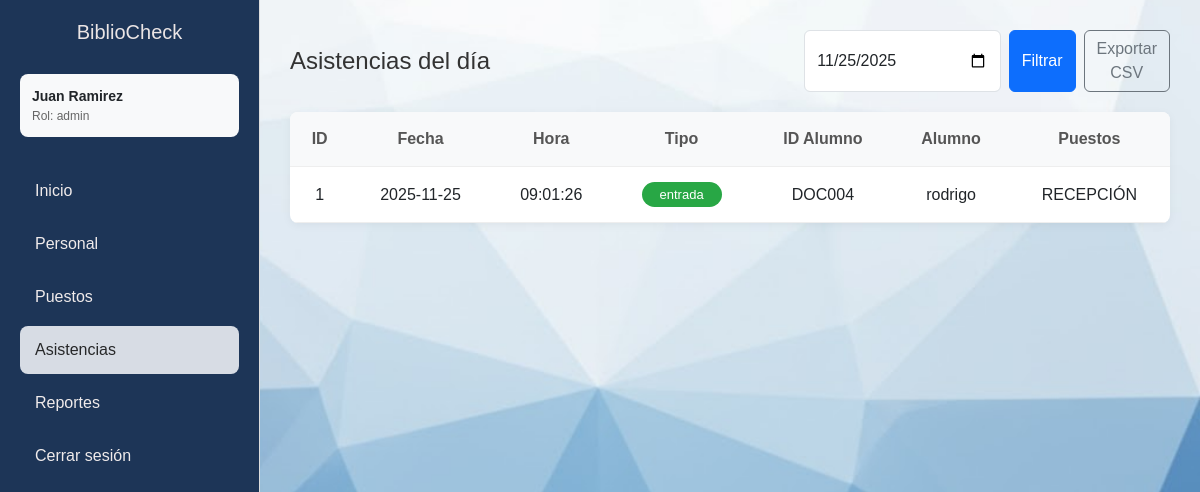
Page /php/asistencia.php?fecha=2025-11-25 (signed in) on the earlier database version.
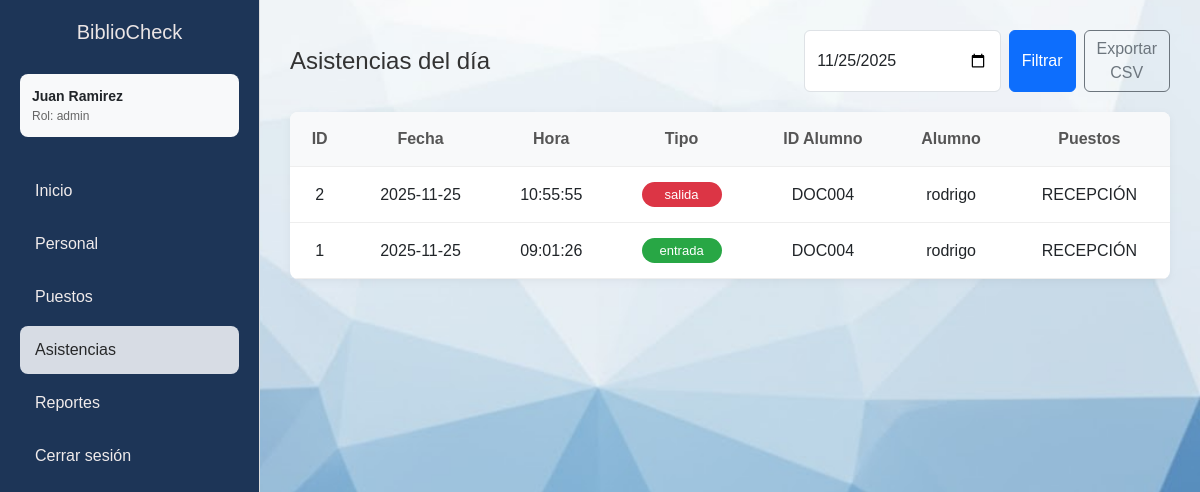
Same page on the later database version.
### tables this page shows
CREATE TABLE `asistencia` (
  `id` int(11) NOT NULL,
  `alumno_id` int(11) DEFAULT NULL,
  `puesto_id` int(11) DEFAULT NULL,
  `fecha` date DEFAULT NULL,
  `hora` time DEFAULT NULL,
  `tipo` enum('entrada','salida') DEFAULT NULL
);

CREATE TABLE `alumnos` (
  `id` int(11) NOT NULL,
  `id_alumno` varchar(20) NOT NULL,
  `nombre` varchar(100) NOT NULL,
  `numero_control` varchar(50) DEFAULT NULL,
  `status` enum('Activo','Inactivo') NOT NULL,
  `contrasena` varchar(255) NOT NULL,
  `telefono` varchar(20) DEFAULT NULL,
  `correo_electronico` varchar(100) DEFAULT NULL,
  `qr_semanal` varchar(255) DEFAULT NULL,
  `qr_ultima_actualizacion` datetime DEFAULT NULL,
  `puesto` varchar(255) NOT NULL DEFAULT '',
  `turno` enum('Matutino','Vespertino','Mixto') DEFAULT 'Matutino',
  `horas_objetivo` int(11) DEFAULT 4,
  `horario_ruta` varchar(255) DEFAULT NULL,
  `horario_json` text DEFAULT NULL,
  `semestre` varchar(100) DEFAULT NULL,
  `carrera` varchar(255) DEFAULT NULL
);

CREATE TABLE `puestos` (
  `id` int(11) NOT NULL,
  `nombre` varchar(100) NOT NULL
);

### php/asistencia.php (the view, shortened to what this page needs)
<?php
require_once __DIR__ . '/../php/conexion.php';
$fecha = $_GET['fecha'] ?? date('Y-m-d');
try {
    $sql = "
        SELECT a.id, a.fecha, a.hora, a.tipo,
               d.id_alumno, d.nombre AS alumno,
               c.nombre AS puesto
        FROM asistencia a
        JOIN alumnos d ON d.id = a.alumno_id
        JOIN puestos   c ON c.id = a.puesto_id
        WHERE a.fecha = ?
        ORDER BY a.hora DESC, a.id DESC
    ";
    $stmt = $conexion->prepare($sql);
    $stmt->bind_param('s', $fecha);
    $stmt->execute();
    $res = $stmt->get_result();
    $rows = $res->fetch_all(MYSQLI_ASSOC);
} catch (Throwable $e) {
    $error = 'Error al consultar asistencias.';
}
?>
<!DOCTYPE html>
<html lang="es">
<head>
  <link href="https://cdn.jsdelivr.net/npm/bootstrap@5.3.2/dist/css/bootstrap.min.css" rel="stylesheet">
  <link rel="stylesheet" href="../css/stylesDashboard1.css">
</head>
<body>
  <aside class="sidebar">
    <h2>BiblioCheck</h2>
    <div class="usuario-en-sesion">
      <div class="usuario-info">
        <span class="usuario-nombre"><?= htmlspecialchars($_SESSION['user']['nombre']) ?></span>
        <span class="usuario-rol">Rol: <?= htmlspecialchars($_SESSION['user']['tipo_usuario']) ?></span>
      </div>
    </div>
    <ul>
      <li><a href="../php/dashboard.php">Inicio</a></li>
      <li><a href="../php/alumnos.php">Personal</a></li>
      <li><a href="../php/puestos.php">Puestos</a></li>
      <li class="activo"><a href="../php/asistencia.php">Asistencias</a></li>
      <li><a href="../php/reportes.php">Reportes</a></li>
      <li><a href="../php/Logout.php">Cerrar sesión</a></li>
    </ul>
  </aside>
  <main class="contenido">
    <section class="seccion-contenido">
      <div class="seccion-header">
        <h1>Asistencias del día</h1>
        <form class="d-flex gap-2" method="get">
          <input type="date" class="form-control" name="fecha" value="<?= htmlspecialchars($fecha) ?>">
          <button class="btn btn-primary">Filtrar</button>
          <a class="btn btn-outline-secondary" href="?fecha=<?= urlencode($fecha) ?>&export=1">Exportar CSV</a>
        </form>
      </div>
      <div class="tabla-contenedor">
        <table>
          <thead>
            <tr>
              <th>ID</th>
              <th>Fecha</th>
              <th>Hora</th>
              <th>Tipo</th>
              <th>ID Alumno</th>
              <th>Alumno</th>
              <th>Puestos</th>
            </tr>
          </thead>
          <tbody>
            <?php if (!empty($rows)): foreach ($rows as $r): ?>
              <tr>
                <td><?= (int)$r['id'] ?></td>
                <td><?= htmlspecialchars($r['fecha']) ?></td>
                <td><?= htmlspecialchars($r['hora']) ?></td>
                <td><span class="badge <?= $r['tipo']==='entrada'?'activo':'inactivo' ?>"><?= htmlspecialchars($r['tipo']) ?></span></td>
                <td><?= htmlspecialchars($r['id_alumno']) ?></td>
                <td><?= htmlspecialchars($r['alumno']) ?></td>
                <td><?= htmlspecialchars($r['puesto']) ?></td>
              </tr>
            <?php endforeach; else: ?>
              <tr><td colspan="7">Sin registros.</td></tr>
            <?php endif; ?>
          </tbody>
        </table>
      </div>
    </section>
  </main>
</body>
</html>

### css/stylesDashboard1.css (style rules this page uses)
body { margin: 0; font-family: 'Poppins', sans-serif; background-image: url("../assets/FONDOC.jpg"), linear-gradient(rgba(255, 255, 255, 0.8), rgba(255, 255, 255, 0.8)); background-size: cover; background-position: center; display: flex; min-height: 100vh; }
.sidebar { width: 260px; background-color: #1D3557; border-right: 1px solid #ddd; height: 100vh; padding: 20px; box-sizing: border-box; position: fixed; display: flex; flex-direction: column; }
.sidebar h2 { color: #ebe5e5; margin-bottom: 30px; font-size: 20px; text-align: center; display: flex; align-items: center; justify-content: center; gap: 10px; }
.usuario-en-sesion { display: flex; align-items: center; gap: 12px; margin-bottom: 30px; padding: 12px; border-radius: 8px; background-color: #f8f9fa; }
.usuario-info { display: flex; flex-direction: column; }
.usuario-nombre { font-weight: 600; font-size: 14px; }
.usuario-rol { font-size: 12px; color: #666; }
.sidebar ul { list-style: none; padding: 0; margin: 0; flex-grow: 1; }
.sidebar li { margin-bottom: 5px; }
.sidebar li a { text-decoration: none; color: #f0ebeb; display: flex; align-items: center; gap: 10px; padding: 12px 15px; border-radius: 8px; transition: all 0.3s ease; }
.sidebar li.activo a, .sidebar li a:hover { background-color: #d7dce4; color: #272829; }
.contenido { flex: 1; padding: 30px; margin-left: 260px; width: calc(100% - 260px); box-sizing: border-box; }
.seccion-contenido { width: 100%; max-width: 1200px; margin: 0 auto; box-sizing: border-box; }
.seccion-header { display: flex; justify-content: space-between; align-items: center; margin-bottom: 20px; flex-wrap: wrap; gap: 15px; }
.seccion-header h1 { margin: 0; font-size: 24px; color: #333; display: flex; align-items: center; gap: 10px; }
.tabla-contenedor { width: 100%; overflow-x: auto; background: #fff; border-radius: 8px; box-shadow: 0 2px 10px rgba(0,0,0,0.05); }
table { width: 100%; min-width: 800px; border-collapse: collapse; }
th, td { padding: 15px; text-align: center; border-bottom: 1px solid #eee; vertical-align: middle; }
th { background-color: #f8f9fa; font-weight: 600; color: #555; position: sticky; top: 0; }
.badge { padding: 6px 12px; border-radius: 20px; font-size: 13px; font-weight: 500; display: inline-block; min-width: 80px; text-align: center; }
.badge.presente, .badge.activo { background-color: #28a745; color: white; }
.badge.ausente, .badge.inactivo { background-color: #dc3545; color: white; }

Differences in the rows shown:
added asistencia: id "2", fecha "2025-11-25", hora "10:55:55", tipo "salida", alumno.id_alumno "DOC004", alumno.nombre "rodrigo", puesto.nombre "RECEPCIÓN"
